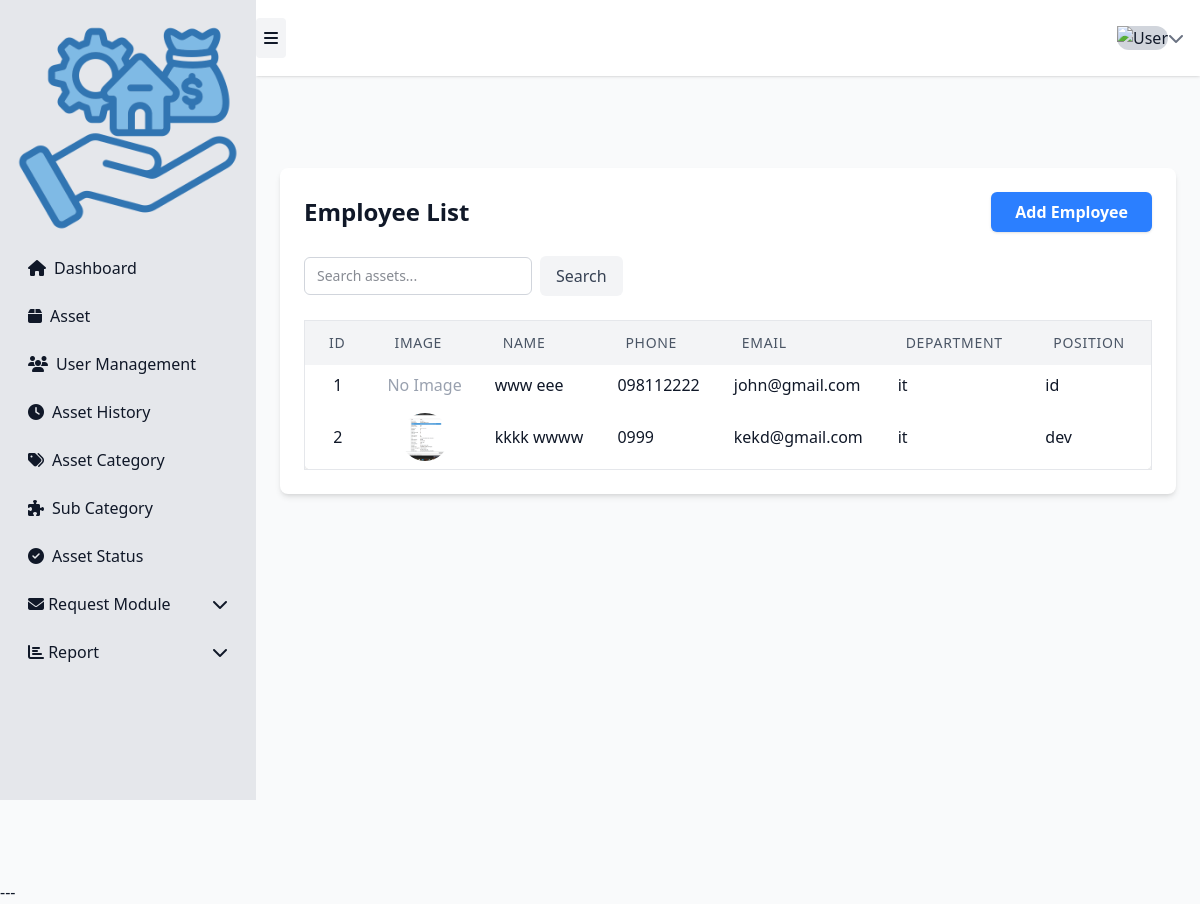
Page /asset/employees/ on the earlier database version.
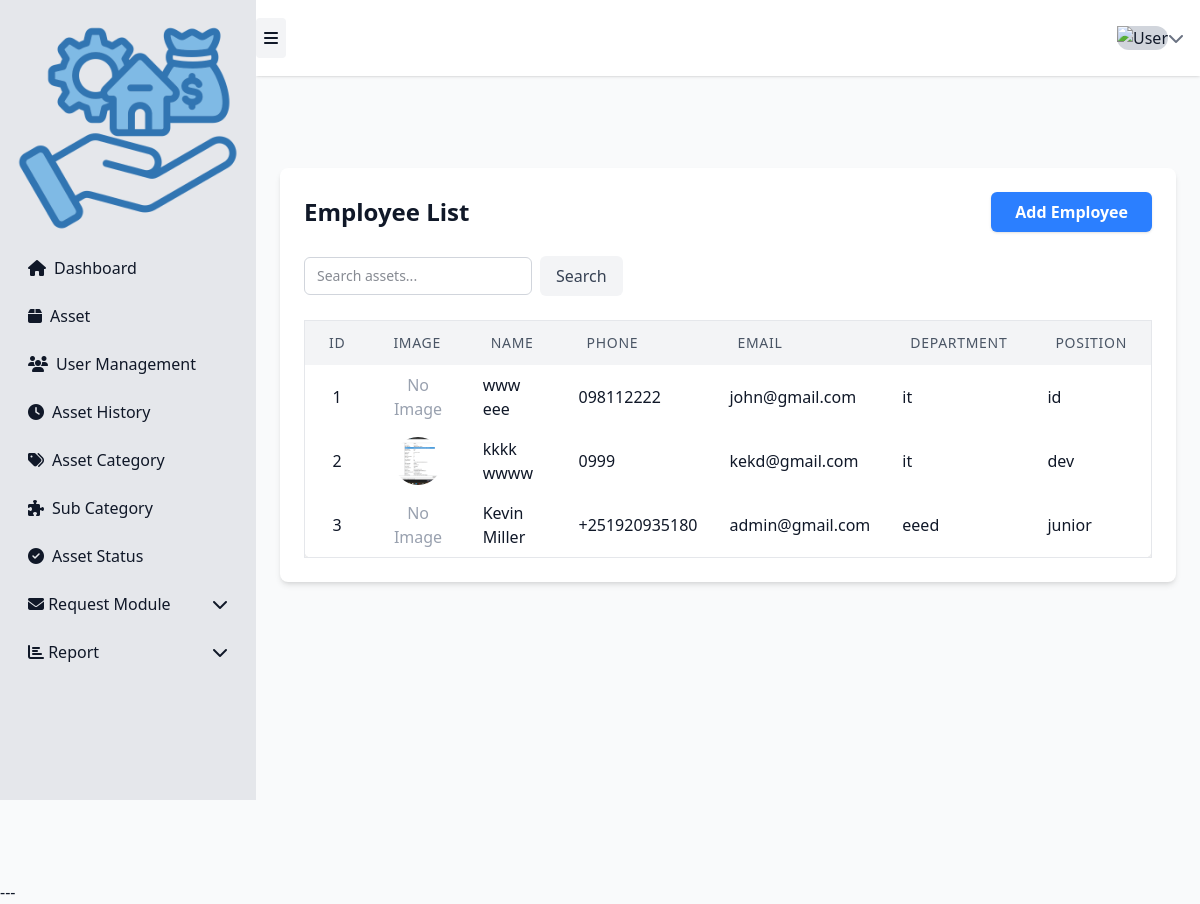
Same page on the later database version.
### asset1/models.py (models this page shows, shortened)
class EmployeeList(models.Model):
    img = models.ImageField(upload_to='employee_images/', blank=True, null=True)
    first_name = models.CharField(max_length=100)
    last_name = models.CharField(max_length=100)
    phone_number = models.CharField(max_length=20, blank=True)
    email = models.EmailField(unique=True)
    department = models.CharField(max_length=100, blank=True)
    position = models.CharField(max_length=100, blank=True)

### asset1/views.py (the view)
# urls.py: path('asset/employees/', views.employee_list, name='employee_list'),
def employee_list(request):
    query = request.GET.get('find_asset', '')
    if query:
        employees = EmployeeList.objects.filter(
            Q(first_name__icontains=query) |
            Q(last_name__icontains=query) |
            Q(email__icontains=query) |
            Q(phone_number__icontains=query) |
            Q(department__icontains=query) |
            Q(id__icontains=query)
        )
    else:
        employees = EmployeeList.objects.all()
    return render(request, 'asset1/employee_list.html', {'employees': employees})

### asset1/templates/asset1/employee_list.html (shortened to what this page needs)
{% extends "asset1/sidebar.html" %}
{% load static %}
{% block page_content %}
<div class="max-w-6xl mx-auto mt-10 p-6 bg-white rounded-lg shadow-md">
    <div class="flex justify-between items-center mb-6">
        <h2 class="text-2xl font-bold">Employee List</h2>
        <a href="{% url 'asset1:employee_create' %}"
           class="px-6 py-2 bg-blue-500 text-white font-semibold rounded-md shadow hover:bg-blue-700 transition-colors duration-200">
          Add Employee
        </a>
    </div>
  <form method="get" class="flex items-center gap-2 mb-6">
    <input
      type="text"
      name="find_asset"
      placeholder="Search assets..."
      value="{{ request.GET.find_asset }}"
      class="w-64 border border-gray-300 rounded-md px-3 py-2 text-sm focus:outline-none focus:ring-2 focus:ring-blue-500 focus:border-blue-500"
    />
    <button
      type="submit"
      class="px-4 py-2 bg-gray-100 text-gray-700 font-medium rounded-md hover:bg-gray-200 transition-colors duration-200"
    >
      Search
    </button>
  </form>
    <div class="overflow-x-auto">
        <table id="employeeTable" class="min-w-full bg-white border border-gray-200 rounded-lg shadow-md">
            <thead class="bg-gray-100">
                <tr>
                    <th class="px-6 py-3 text-left text-sm font-medium text-gray-600 uppercase tracking-wider">ID</th>
                    <th class="px-6 py-3 text-left text-sm font-medium text-gray-600 uppercase tracking-wider">Image</th>
                    <th class="px-6 py-3 text-left text-sm font-medium text-gray-600 uppercase tracking-wider">Name</th>
                    <th class="px-6 py-3 text-left text-sm font-medium text-gray-600 uppercase tracking-wider">Phone</th>
                    <th class="px-6 py-3 text-left text-sm font-medium text-gray-600 uppercase tracking-wider">Email</th>
                    <th class="px-6 py-3 text-left text-sm font-medium text-gray-600 uppercase tracking-wider">Department</th>
                    <th class="px-6 py-3 text-left text-sm font-medium text-gray-600 uppercase tracking-wider">Position</th>
                </tr>
            </thead>
            <tbody>
                {% for employee in employees %}
                <tr class="hover:bg-gray-50">
                    <td class="px-4 py-2 border-gray-100 text-center">{{ employee.id }}</td>
                    <td class="px-4 py-2 border-gray-100 text-center">
                        {% if employee.img %}
                            <img src="{{ employee.img.url }}" alt="Profile" class="w-12 h-12 rounded-full object-cover mx-auto">
                        {% else %}
                            <span class="text-gray-400">No Image</span>
                        {% endif %}
                    </td>
                    <td class="px-4 py-2 border-gray-100">{{ employee.first_name }} {{ employee.last_name }}</td>
                    <td class="px-4 py-2 border-gray-100">{{ employee.phone_number }}</td>
                    <td class="px-4 py-2 border-gray-100">{{ employee.email }}</td>
                    <td class="px-4 py-2 border-gray-100">{{ employee.department }}</td>
                    <td class="px-4 py-2 border-gray-100">{{ employee.position }}</td>
                </tr>
                {% empty %}
                <tr>
                    <td colspan="7" class="text-center px-4 py-6 text-gray-500">No employees found.</td>
                </tr>
                {% endfor %}
            </tbody>
        </table>
    </div>
</div>
{% endblock %}

Differences in the rows shown:
added EmployeeList: id "3", img "No Image", first_name "Kevin", last_name "Miller", phone_number "+251920935180", email "admin@gmail.com", department "eeed", position "junior"
